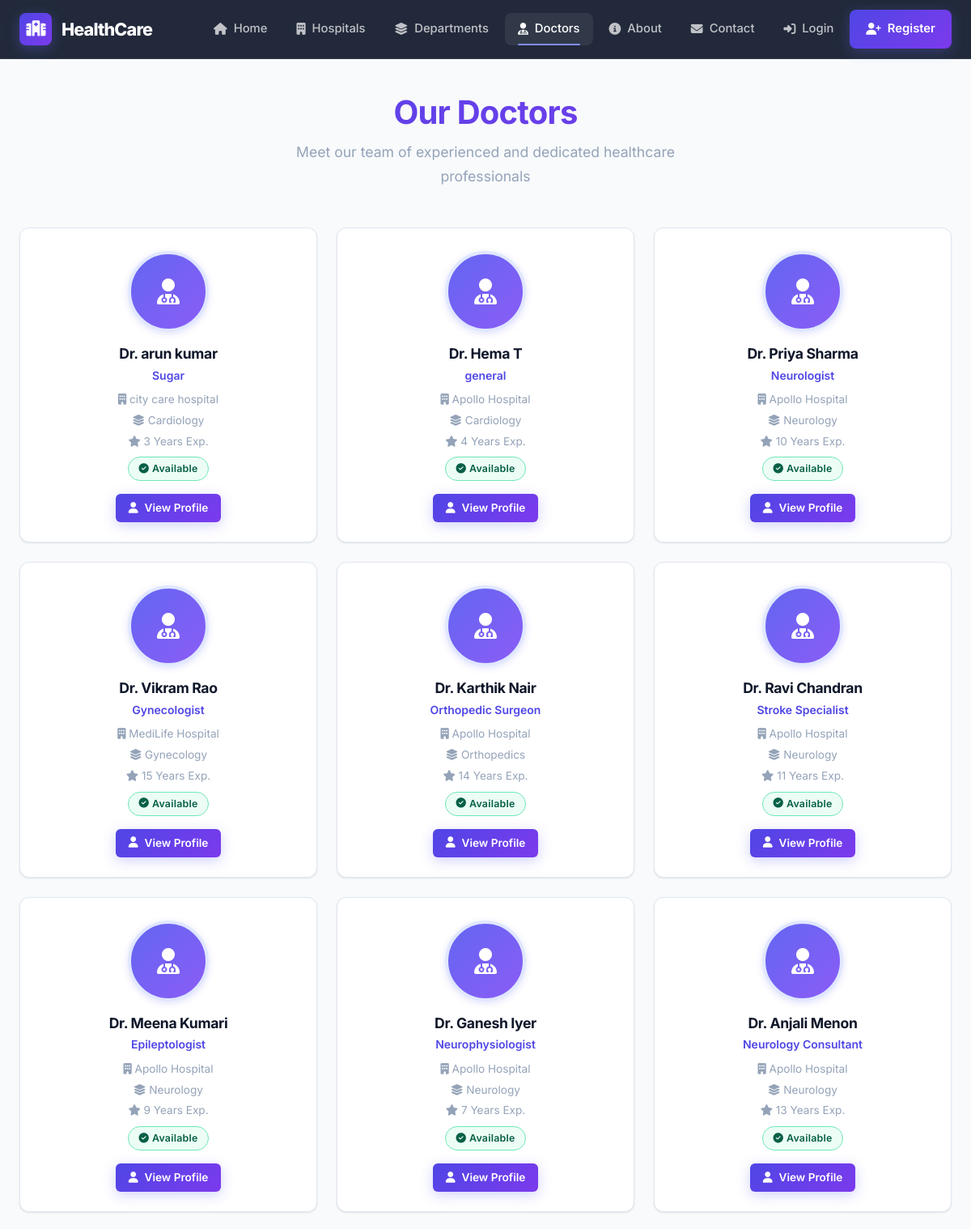
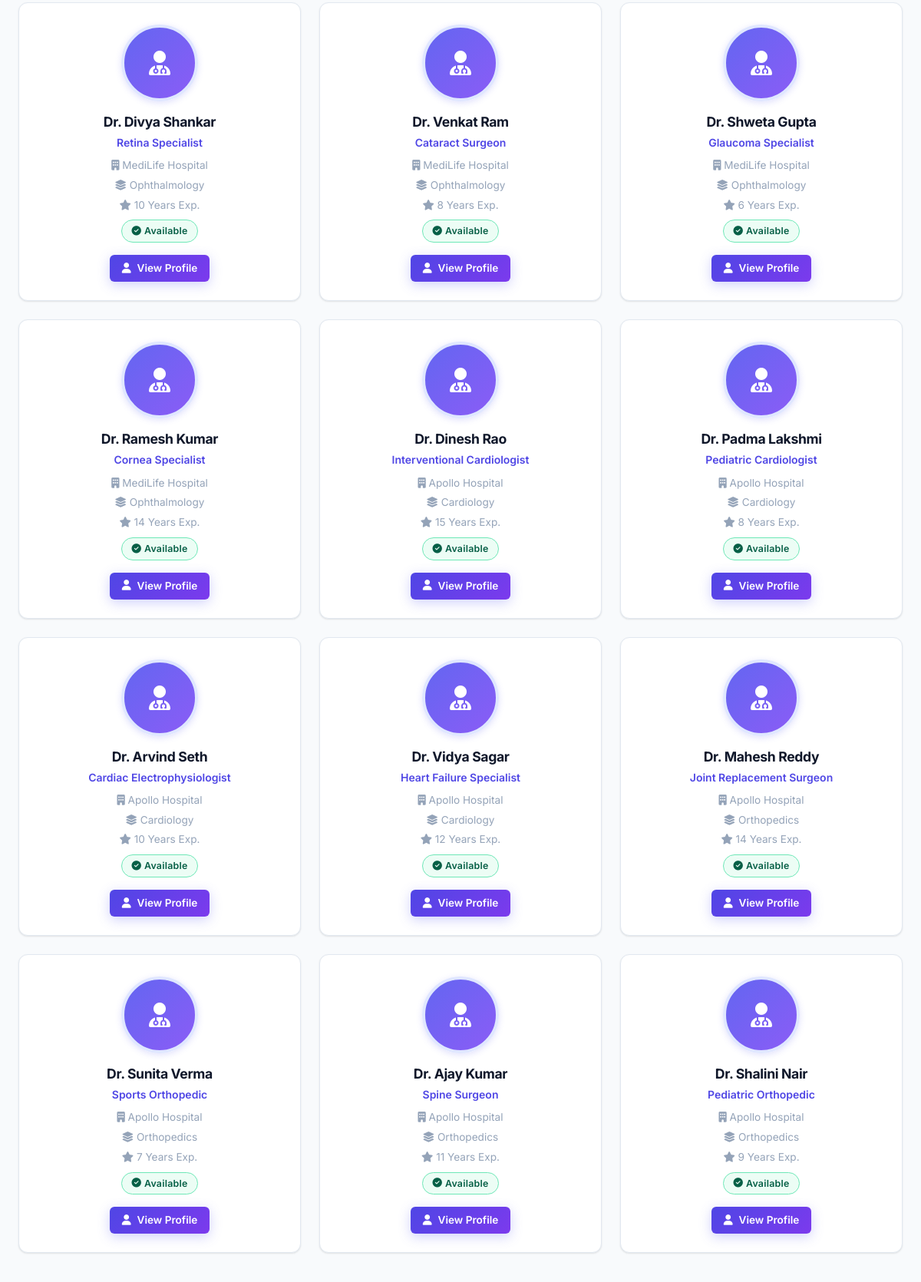
The app's page /doctors/ (upper part) with its own data (2 pictures, top to bottom).
### hospital/models.py (models this page shows, shortened)
class Doctor(models.Model):
    user = models.OneToOneField(
        settings.AUTH_USER_MODEL,
        on_delete=models.CASCADE,
        limit_choices_to={"role": "DOCTOR"}
    )
    hospital = models.ForeignKey(
        Hospital,
        on_delete=models.CASCADE,
        related_name="doctors"
    )
    department = models.ForeignKey(
        Department,
        on_delete=models.CASCADE,
        related_name="doctors"
    )
    specialization = models.CharField(max_length=100)
    qualification = models.CharField(max_length=200)
    experience = models.PositiveIntegerField(
        help_text="Experience in years"
    )
    consultation_fee = models.DecimalField(
        max_digits=8,
        decimal_places=2
    )
    phone = models.CharField(max_length=15)
    photo = models.ImageField(
        upload_to="doctor_photos/",
        blank=True,
        null=True
    )
    available = models.BooleanField(default=True)
    created_at = models.DateTimeField(auto_now_add=True)

class Hospital(models.Model):
    name = models.CharField(max_length=200)
    address = models.TextField()
    phone = models.CharField(max_length=15)
    email = models.EmailField()
    logo = models.ImageField(upload_to="hospital_logos/", blank=True, null=True)
    description = models.TextField(blank=True)

class Department(models.Model):
    hospital = models.ForeignKey(
        Hospital,
        on_delete=models.CASCADE,
        related_name="departments"
    )
    name = models.CharField(max_length=100)
    description = models.TextField(blank=True)

### accounts/models.py (models this page shows, shortened)
class User(AbstractUser):
    ROLE_CHOICES = (
        ('ADMIN', 'Admin'),
        ('DOCTOR', 'Doctor'),
        ('PATIENT', 'Patient'),
    )
    role = models.CharField(
        max_length=20,
        choices=ROLE_CHOICES,
        default='PATIENT'
    )
    phone = models.CharField(max_length=15)

### hospital/views.py (the view)
# urls.py: path("doctors/", views.doctor_list, name="admin_doctor_list"),
def doctor_list(request):
    doctors = Doctor.objects.filter(
        available=True
    )
    return render(
        request,
        "hospital/doctor_list.html",
        {
            "doctors": doctors
        }
    )

### hospital/templates/hospital/doctor_list.html (shortened to what this page needs)
{% extends 'base.html' %}
{% block content %}
<div class="page-header animate-in">
    <h1>Our Doctors</h1>
    <p>Meet our team of experienced and dedicated healthcare professionals</p>
</div>
<div class="doctor-grid animate-in animate-in-1">
    {% for doctor in doctors %}
    <div class="doctor-card">
        {% if doctor.photo %}
        <img src="{{ doctor.photo.url }}" alt="Doctor" class="doctor-card-img">
        {% else %}
        <div class="doctor-card-img avatar" style="margin:1.75rem auto 1rem;width:100px;height:100px;font-size:2rem;">
            <i class="fas fa-user-md"></i>
        </div>
        {% endif %}
        <div class="doctor-card-body">
            <h3>Dr. {{ doctor.user.get_full_name }}</h3>
            <div class="specialty">{{ doctor.specialization }}</div>
            <div class="meta"><i class="fas fa-building"></i> {{ doctor.hospital.name }}</div>
            <div class="meta"><i class="fas fa-layer-group"></i> {{ doctor.department.name }}</div>
            <div class="meta"><i class="fas fa-star"></i> {{ doctor.experience }} Years Exp.</div>
            <div style="margin-top:0.5rem;">
                {% if doctor.available %}
                <span class="badge badge-available"><i class="fas fa-check-circle"></i> Available</span>
                {% else %}
                <span class="badge badge-unavailable"><i class="fas fa-times-circle"></i> Unavailable</span>
                {% endif %}
            </div>
            <a href="{% url 'doctor_detail' doctor.id %}" class="btn btn-primary btn-sm" style="margin-top:1rem;">
                <i class="fas fa-user"></i> View Profile
            </a>
        </div>
    </div>
    {% empty %}
    <div class="empty-state" style="grid-column:1/-1;">
        <div class="empty-icon"><i class="fas fa-user-md"></i></div>
        <h3>No Doctors Available</h3>
        <p>Our team of doctors will be listed here soon.</p>
    </div>
    {% endfor %}
</div>
{% endblock %}

### records on screen
Doctor: user.get_full_name "arun kumar", specialization "Sugar", hospital.name "city care hospital", department.name "Cardiology", experience "3", available True (drawn)
Doctor: user.get_full_name "Hema T", specialization "general", hospital.name "Apollo Hospital", department.name "Cardiology", experience "4", available True (drawn)
Doctor: user.get_full_name "Priya Sharma", specialization "Neurologist", hospital.name "Apollo Hospital", department.name "Neurology", experience "10", available True (drawn)
Doctor: user.get_full_name "Vikram Rao", specialization "Gynecologist", hospital.name "MediLife Hospital", department.name "Gynecology", experience "15", available True (drawn)
Doctor: user.get_full_name "Karthik Nair", specialization "Orthopedic Surgeon", hospital.name "Apollo Hospital", department.name "Orthopedics", experience "14", available True (drawn)
Doctor: user.get_full_name "Ravi Chandran", specialization "Stroke Specialist", hospital.name "Apollo Hospital", department.name "Neurology", experience "11", available True (drawn)
Doctor: user.get_full_name "Meena Kumari", specialization "Epileptologist", hospital.name "Apollo Hospital", department.name "Neurology", experience "9", available True (drawn)
Doctor: user.get_full_name "Ganesh Iyer", specialization "Neurophysiologist", hospital.name "Apollo Hospital", department.name "Neurology", experience "7", available True (drawn)
Doctor: user.get_full_name "Anjali Menon", specialization "Neurology Consultant", hospital.name "Apollo Hospital", department.name "Neurology", experience "13", available True (drawn)
Doctor: user.get_full_name "Divya Shankar", specialization "Retina Specialist", hospital.name "MediLife Hospital", department.name "Ophthalmology", experience "10", available True (drawn)
Doctor: user.get_full_name "Venkat Ram", specialization "Cataract Surgeon", hospital.name "MediLife Hospital", department.name "Ophthalmology", experience "8", available True (drawn)
Doctor: user.get_full_name "Shweta Gupta", specialization "Glaucoma Specialist", hospital.name "MediLife Hospital", department.name "Ophthalmology", experience "6", available True (drawn)
Doctor: user.get_full_name "Ramesh Kumar", specialization "Cornea Specialist", hospital.name "MediLife Hospital", department.name "Ophthalmology", experience "14", available True (drawn)
Doctor: user.get_full_name "Dinesh Rao", specialization "Interventional Cardiologist", hospital.name "Apollo Hospital", department.name "Cardiology", experience "15", available True (drawn)
Doctor: user.get_full_name "Padma Lakshmi", specialization "Pediatric Cardiologist", hospital.name "Apollo Hospital", department.name "Cardiology", experience "8", available True (drawn)
Doctor: user.get_full_name "Arvind Seth", specialization "Cardiac Electrophysiologist", hospital.name "Apollo Hospital", department.name "Cardiology", experience "10", available True (drawn)
Doctor: user.get_full_name "Vidya Sagar", specialization "Heart Failure Specialist", hospital.name "Apollo Hospital", department.name "Cardiology", experience "12", available True (drawn)
Doctor: user.get_full_name "Mahesh Reddy", specialization "Joint Replacement Surgeon", hospital.name "Apollo Hospital", department.name "Orthopedics", experience "14", available True (drawn)
Doctor: user.get_full_name "Sunita Verma", specialization "Sports Orthopedic", hospital.name "Apollo Hospital", department.name "Orthopedics", experience "7", available True (drawn)
Doctor: user.get_full_name "Ajay Kumar", specialization "Spine Surgeon", hospital.name "Apollo Hospital", department.name "Orthopedics", experience "11", available True (drawn)
Doctor: user.get_full_name "Shalini Nair", specialization "Pediatric Orthopedic", hospital.name "Apollo Hospital", department.name "Orthopedics", experience "9", available True (drawn)
